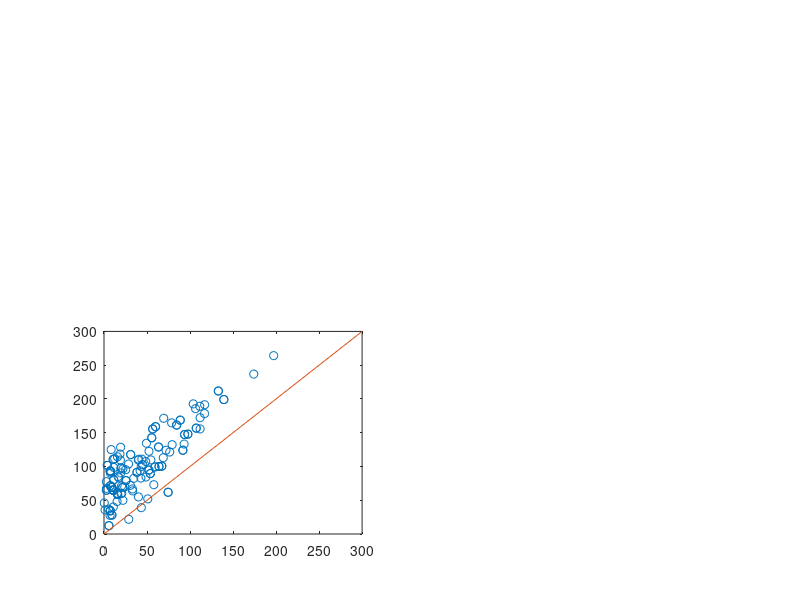

Reproduce this figure in MATLAB.

clear
clc

load param_ThrePert_SA0SB0_25pc_AND.mat
%load param_SameSA0SB0_AND.mat

EMT_Win_Ind = SNB_SA0ltSB0(:,1) - SNB_SA0ltSB0(:,4);
EMT_Win_Dir = SNB_SB0ltSA0(:,1) - SNB_SB0ltSA0(:,4);

figure(3)
subplot(2,2,3)
plot(EMT_Win_Ind,EMT_Win_Dir,'o')
hold on
plot([0,300],[0,300])

DirGtInd = length(find(EMT_Win_Dir > EMT_Win_Ind))*100/length(EMT_Win_Ind)

IndrGtDir = 100-DirGtInd
